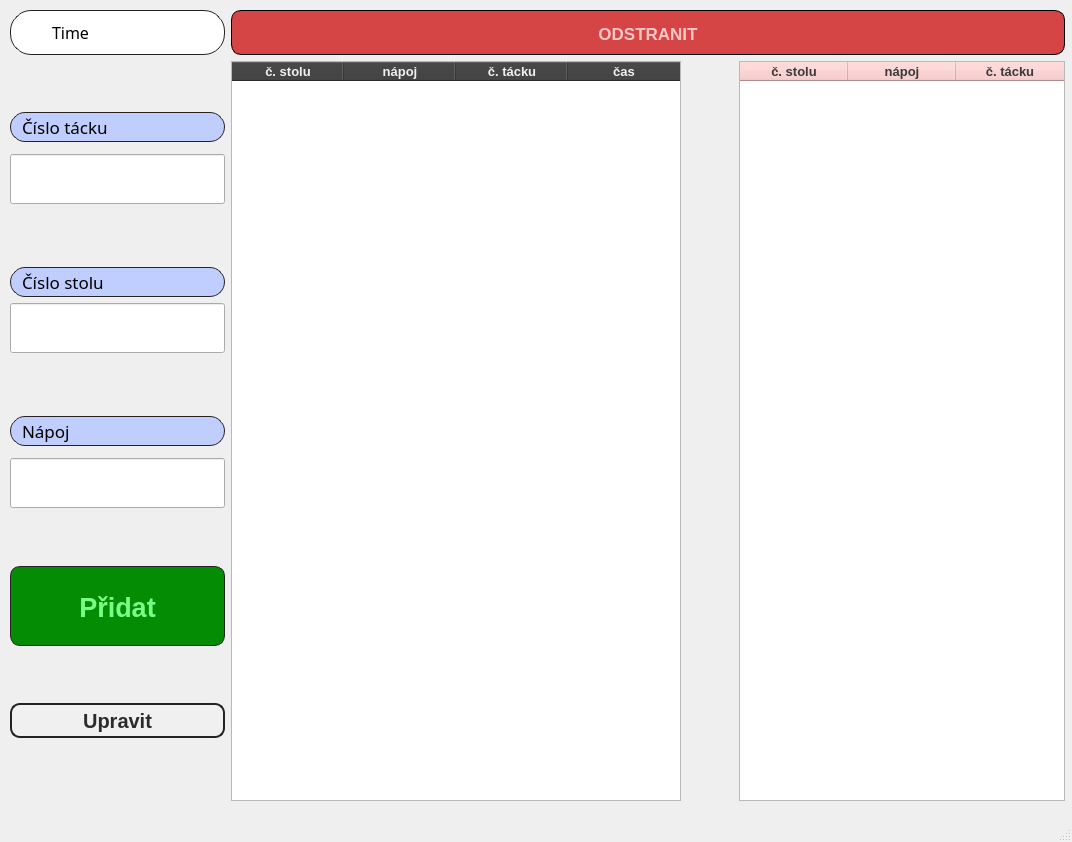
<?xml version="1.0" encoding="UTF-8"?>
<ui version="4.0">
 <class>MainWindow</class>
 <widget class="QMainWindow" name="MainWindow">
  <property name="geometry">
   <rect>
    <x>0</x>
    <y>0</y>
    <width>1072</width>
    <height>842</height>
   </rect>
  </property>
  <property name="windowTitle">
   <string>MainWindow</string>
  </property>
  <widget class="QWidget" name="centralwidget">
   <widget class="QWidget" name="gridLayoutWidget">
    <property name="geometry">
     <rect>
      <x>10</x>
      <y>10</y>
      <width>1055</width>
      <height>791</height>
     </rect>
    </property>
    <layout class="QGridLayout" name="gridLayout">
     <item row="2" column="2" rowspan="20">
      <layout class="QHBoxLayout" name="horizontalLayout">
       <item>
        <layout class="QVBoxLayout" name="verticalLayout_2"/>
       </item>
       <item>
        <widget class="QTableWidget" name="tableWidget_Active">
         <property name="minimumSize">
          <size>
           <width>450</width>
           <height>0</height>
          </size>
         </property>
         <property name="styleSheet">
          <string notr="true">QHeaderView::section {
	background:rgb(58, 58, 58);
	font-size: 13px;
	font-weight: bold;
	color: rgb(240, 240, 240);
}</string>
         </property>
         <property name="selectionMode">
          <enum>QAbstractItemView::SingleSelection</enum>
         </property>
         <property name="columnCount">
          <number>4</number>
         </property>
         <attribute name="horizontalHeaderCascadingSectionResizes">
          <bool>false</bool>
         </attribute>
         <attribute name="horizontalHeaderDefaultSectionSize">
          <number>112</number>
         </attribute>
         <attribute name="horizontalHeaderHighlightSections">
          <bool>false</bool>
         </attribute>
         <attribute name="horizontalHeaderMinimumSectionSize">
          <number>50</number>
         </attribute>
         <attribute name="verticalHeaderVisible">
          <bool>false</bool>
         </attribute>
         <column>
          <property name="text">
           <string>č. stolu</string>
          </property>
         </column>
         <column>
          <property name="text">
           <string>nápoj</string>
          </property>
         </column>
         <column>
          <property name="text">
           <string>č. tácku</string>
          </property>
         </column>
         <column>
          <property name="text">
           <string>čas</string>
          </property>
         </column>
        </widget>
       </item>
       <item>
        <spacer name="horizontalSpacer_2">
         <property name="orientation">
          <enum>Qt::Horizontal</enum>
         </property>
         <property name="sizeHint" stdset="0">
          <size>
           <width>40</width>
           <height>20</height>
          </size>
         </property>
        </spacer>
       </item>
       <item>
        <spacer name="horizontalSpacer">
         <property name="orientation">
          <enum>Qt::Horizontal</enum>
         </property>
         <property name="sizeHint" stdset="0">
          <size>
           <width>40</width>
           <height>20</height>
          </size>
         </property>
        </spacer>
       </item>
       <item>
        <widget class="QTableWidget" name="tableWidget_Expired">
         <property name="minimumSize">
          <size>
           <width>326</width>
           <height>0</height>
          </size>
         </property>
         <property name="styleSheet">
          <string notr="true">QHeaderView::section {
	background:rgb(250, 194, 194);
	font-size: 13px;
	font-weight: bold;
	color: rgb(58, 58, 58);
}</string>
         </property>
         <property name="selectionMode">
          <enum>QAbstractItemView::SingleSelection</enum>
         </property>
         <attribute name="horizontalHeaderDefaultSectionSize">
          <number>108</number>
         </attribute>
         <attribute name="horizontalHeaderHighlightSections">
          <bool>false</bool>
         </attribute>
         <attribute name="verticalHeaderVisible">
          <bool>false</bool>
         </attribute>
         <column>
          <property name="text">
           <string>č. stolu</string>
          </property>
         </column>
         <column>
          <property name="text">
           <string>nápoj</string>
          </property>
         </column>
         <column>
          <property name="text">
           <string>č. tácku</string>
          </property>
         </column>
        </widget>
       </item>
      </layout>
     </item>
     <item row="6" column="1">
      <spacer name="verticalSpacer_3">
       <property name="orientation">
        <enum>Qt::Vertical</enum>
       </property>
       <property name="sizeHint" stdset="0">
        <size>
         <width>20</width>
         <height>40</height>
        </size>
       </property>
      </spacer>
     </item>
     <item row="2" column="1">
      <spacer name="verticalSpacer">
       <property name="orientation">
        <enum>Qt::Vertical</enum>
       </property>
       <property name="sizeHint" stdset="0">
        <size>
         <width>20</width>
         <height>40</height>
        </size>
       </property>
      </spacer>
     </item>
     <item row="8" column="1">
      <widget class="QLabel" name="label_Table">
       <property name="font">
        <font>
         <family>Arial Black</family>
         <pointsize>13</pointsize>
        </font>
       </property>
       <property name="styleSheet">
        <string notr="true">QLabel{
	background-color: rgb(192, 206, 255);
	border: 1px solid;
	border-color: rgb(38, 34, 34);
	padding: 2px;
	padding-left: 7px;
	border-radius: 15px;
}</string>
       </property>
       <property name="text">
        <string>Číslo stolu</string>
       </property>
      </widget>
     </item>
     <item row="5" column="1">
      <widget class="QLineEdit" name="textLine_TagId">
       <property name="minimumSize">
        <size>
         <width>0</width>
         <height>50</height>
        </size>
       </property>
       <property name="font">
        <font>
         <family>Arial Black</family>
         <pointsize>20</pointsize>
        </font>
       </property>
      </widget>
     </item>
     <item row="12" column="1">
      <widget class="QLabel" name="label_Drink">
       <property name="font">
        <font>
         <family>Arial Black</family>
         <pointsize>13</pointsize>
        </font>
       </property>
       <property name="styleSheet">
        <string notr="true">QLabel{
	background-color: rgb(192, 206, 255);
	border: 1px solid;
	border-color: rgb(38, 34, 34);
	padding: 2px;
	padding-left: 7px;
	border-radius: 15px;
}</string>
       </property>
       <property name="text">
        <string>Nápoj</string>
       </property>
      </widget>
     </item>
     <item row="11" column="1">
      <spacer name="verticalSpacer_13">
       <property name="orientation">
        <enum>Qt::Vertical</enum>
       </property>
       <property name="sizeHint" stdset="0">
        <size>
         <width>20</width>
         <height>40</height>
        </size>
       </property>
      </spacer>
     </item>
     <item row="3" column="1">
      <widget class="QLabel" name="label_Tag">
       <property name="font">
        <font>
         <family>Arial Black</family>
         <pointsize>13</pointsize>
        </font>
       </property>
       <property name="styleSheet">
        <string notr="true">QLabel{
	background-color: rgb(192, 206, 255);
	border: 1px solid;
	border-color: rgb(38, 34, 34);
	padding: 2px;
	padding-left: 7px;
	border-radius: 15px;
}</string>
       </property>
       <property name="text">
        <string>Číslo tácku</string>
       </property>
      </widget>
     </item>
     <item row="1" column="1">
      <widget class="QLabel" name="label_time">
       <property name="font">
        <font>
         <family>Arial Black</family>
         <pointsize>12</pointsize>
        </font>
       </property>
       <property name="styleSheet">
        <string notr="true">QLabel{
	background-color: white;
	border: 1px solid;
	border-color: rgb(38, 34, 34);
	padding: 1px;
	padding-left: auto;
	padding-right: auto;
	border-radius: 21px;
}</string>
       </property>
       <property name="frameShape">
        <enum>QFrame::WinPanel</enum>
       </property>
       <property name="frameShadow">
        <enum>QFrame::Plain</enum>
       </property>
       <property name="lineWidth">
        <number>1</number>
       </property>
       <property name="midLineWidth">
        <number>0</number>
       </property>
       <property name="text">
        <string>Time</string>
       </property>
      </widget>
     </item>
     <item row="19" column="1">
      <spacer name="verticalSpacer_6">
       <property name="orientation">
        <enum>Qt::Vertical</enum>
       </property>
       <property name="sizeHint" stdset="0">
        <size>
         <width>20</width>
         <height>40</height>
        </size>
       </property>
      </spacer>
     </item>
     <item row="15" column="1">
      <spacer name="verticalSpacer_2">
       <property name="orientation">
        <enum>Qt::Vertical</enum>
       </property>
       <property name="sizeHint" stdset="0">
        <size>
         <width>20</width>
         <height>40</height>
        </size>
       </property>
      </spacer>
     </item>
     <item row="9" column="1">
      <widget class="QLineEdit" name="textLine_TableNumber">
       <property name="minimumSize">
        <size>
         <width>0</width>
         <height>50</height>
        </size>
       </property>
       <property name="font">
        <font>
         <family>Arial Black</family>
         <pointsize>20</pointsize>
        </font>
       </property>
       <property name="text">
        <string/>
       </property>
      </widget>
     </item>
     <item row="16" column="1">
      <widget class="QPushButton" name="pushButton_Add">
       <property name="minimumSize">
        <size>
         <width>0</width>
         <height>80</height>
        </size>
       </property>
       <property name="font">
        <font>
         <pointsize>20</pointsize>
         <weight>75</weight>
         <bold>true</bold>
        </font>
       </property>
       <property name="styleSheet">
        <string notr="true">QPushButton {
	background-color: rgb(5, 140, 5);
	border: 1px solid;
	border-color: rgb(38, 34, 34);
	padding-top: 3px;
	color: rgb(124, 255, 135);
	border-radius: 10px;
}
QPushButton:hover {
	background-color: rgb(124, 255, 135);
	border: 1px solid;
	border-color: rgb(38, 34, 34);
	color: rgb(5, 140, 5);
}
QPushButton:pressed {
	background-color: rgb(124, 255, 135);
	color: rgb(241, 241, 241);
}
QPushButton:disabled{
	background-color: rgb(182, 182, 182);
	color:rgb(31, 31, 31);
}</string>
       </property>
       <property name="text">
        <string>Přidat</string>
       </property>
      </widget>
     </item>
     <item row="14" column="1">
      <widget class="QLineEdit" name="textLine_Drink">
       <property name="minimumSize">
        <size>
         <width>0</width>
         <height>50</height>
        </size>
       </property>
       <property name="font">
        <font>
         <family>Arial Black</family>
         <pointsize>20</pointsize>
        </font>
       </property>
      </widget>
     </item>
     <item row="1" column="2">
      <widget class="QPushButton" name="pushButton_Delete">
       <property name="minimumSize">
        <size>
         <width>130</width>
         <height>45</height>
        </size>
       </property>
       <property name="maximumSize">
        <size>
         <width>16777215</width>
         <height>16777215</height>
        </size>
       </property>
       <property name="font">
        <font>
         <pointsize>13</pointsize>
         <weight>75</weight>
         <bold>true</bold>
        </font>
       </property>
       <property name="cursor">
        <cursorShape>OpenHandCursor</cursorShape>
       </property>
       <property name="styleSheet">
        <string notr="true">QPushButton {
	background-color:rgb(214, 69, 69);
	border: 1px solid;
	padding-top: 2px;
	color: rgb(255, 198, 198);
	border-radius: 10px;
}
QPushButton:hover {
	background-color: rgb(255, 198, 198);
	color: rgb(214, 69, 69);
}
QPushButton:pressed {
	background-color: rgb(255, 179, 179);
	color: rgb(249, 249, 249);
}</string>
       </property>
       <property name="text">
        <string>ODSTRANIT</string>
       </property>
       <property name="checkable">
        <bool>false</bool>
       </property>
       <property name="autoDefault">
        <bool>false</bool>
       </property>
      </widget>
     </item>
     <item row="18" column="1">
      <widget class="QPushButton" name="pushButton_Edit">
       <property name="minimumSize">
        <size>
         <width>0</width>
         <height>35</height>
        </size>
       </property>
       <property name="font">
        <font>
         <pointsize>15</pointsize>
         <weight>75</weight>
         <bold>true</bold>
        </font>
       </property>
       <property name="styleSheet">
        <string notr="true">QPushButton {
	background-color: rgb(240, 240, 240);
	border: 2px solid;
	border-color: rgb(38, 34, 34);	
	padding-top: 1px;
	color: rgb(43, 43, 43);
	border-radius: 10px;
}
QPushButton:hover {
	background-color: rgb(230, 230, 230);
	border: 2px solid;
	border-color: rgb(38, 34, 34);	
	color: rgb(43, 43, 43);
}
QPushButton:pressed {
	background-color: rgb(104, 104, 104);
	color: rgb(240, 240, 240);
}
QPushButton:disabled{
	background-color: rgb(182, 182, 182);
	color:rgb(31, 31, 31);
}</string>
       </property>
       <property name="text">
        <string>Upravit</string>
       </property>
      </widget>
     </item>
     <item row="17" column="1">
      <spacer name="verticalSpacer_4">
       <property name="orientation">
        <enum>Qt::Vertical</enum>
       </property>
       <property name="sizeHint" stdset="0">
        <size>
         <width>20</width>
         <height>40</height>
        </size>
       </property>
      </spacer>
     </item>
    </layout>
   </widget>
  </widget>
  <widget class="QMenuBar" name="menubar">
   <property name="geometry">
    <rect>
     <x>0</x>
     <y>0</y>
     <width>1072</width>
     <height>21</height>
    </rect>
   </property>
  </widget>
  <widget class="QStatusBar" name="statusbar"/>
 </widget>
 <resources/>
 <connections/>
</ui>
